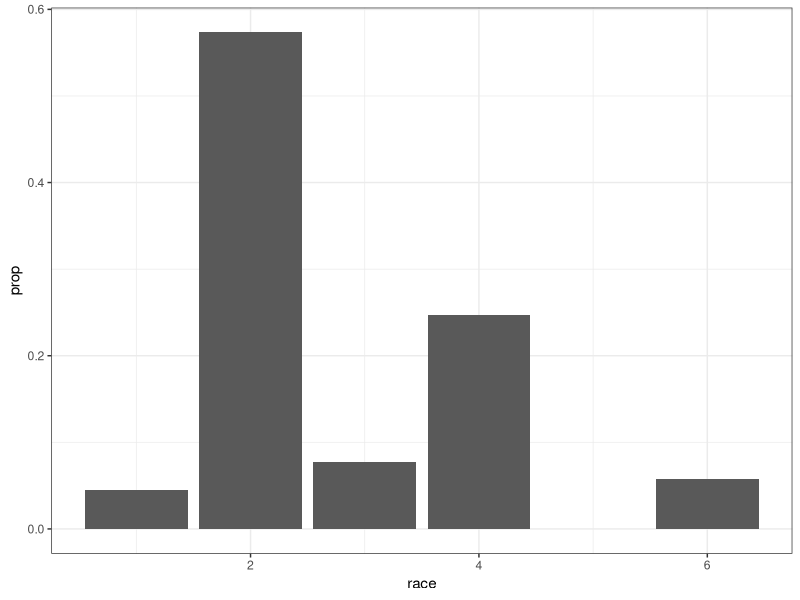
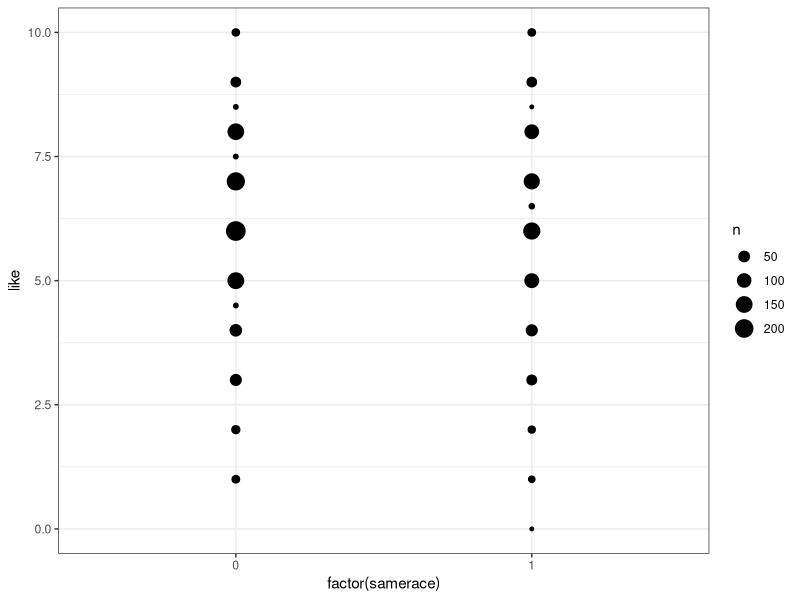
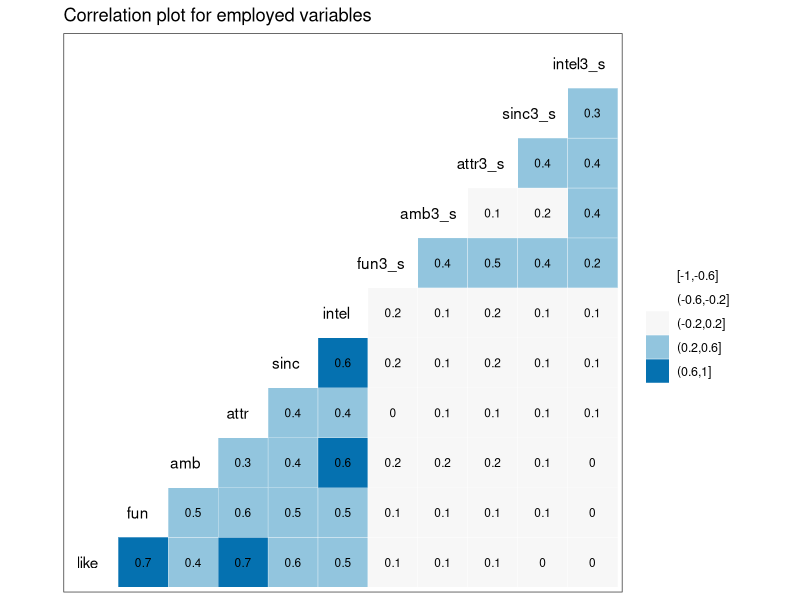
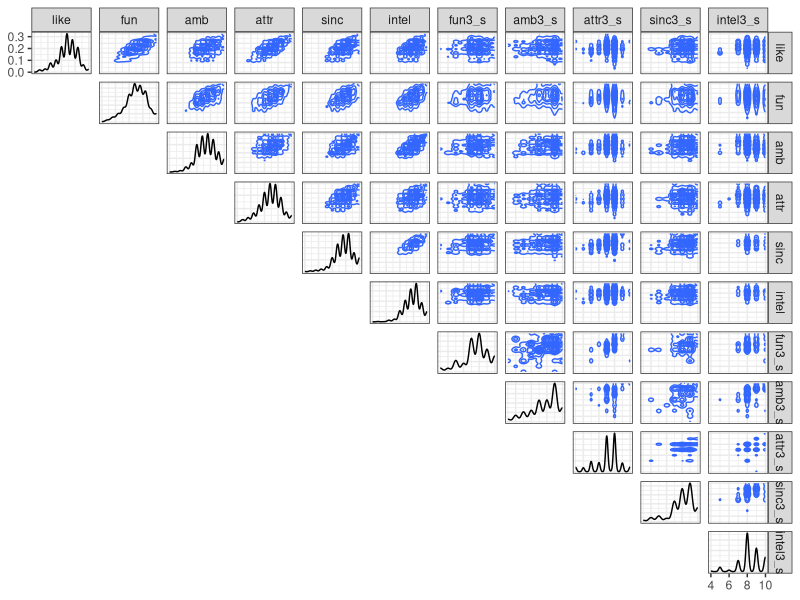

Write the R code that produced these figures, in order.
## ---- chunk 1
library(tidyverse)
library(GGally)
library(here)
theme_set(theme_bw())
## ---- chunk 2
data <- read_csv(here("data/speed-dating.csv"),
                 progress = FALSE,
                 col_types =cols(.default = col_integer(),
                                 int_corr = col_double(),
                                 field = col_character(),
                                 from = col_character(),
                                 career = col_character(),
                                 attr = col_double(),
                                 sinc = col_double(),
                                 intel = col_double(),
                                 fun = col_double(),
                                 amb = col_double(),
                                 shar = col_double(),
                                 like = col_double(),
                                 prob = col_double(),
                                 match_es = col_double(),
                                 attr3_s = col_double(),
                                 sinc3_s = col_double(),
                                 intel3_s = col_double(),
                                 fun3_s = col_double(),
                                 amb3_s = col_double()))

data %>%
  glimpse()
## ---- chunk 3
data %>%
  na.omit(race) %>%
  ggplot(aes(race, ..prop..)) +
  geom_bar()
## ---- chunk 4
data %>%
  na.omit(race) %>%
  ggplot(aes(factor(samerace), like)) +
   geom_count()
## ---- chunk 5
require(GGally)

temp <- data %>% 
  select(like,fun,amb,attr,sinc,intel,
         fun3_s,amb3_s,attr3_s,sinc3_s,intel3_s) %>% 
    na.omit()

ggcorr(temp, palette = "RdBu", label = TRUE,
       hjust = 0.75, label_size = 3, nbreaks = 5) +
  ggtitle("Correlation plot for employed variables")
## ---- chunk 6
ggpairs(temp, 
        upper = list(continuous = "density",  combo = "box_no_facet"), 
        lower = list(continuous = "blank"),
        axisLabels = 'show',progress = F)
